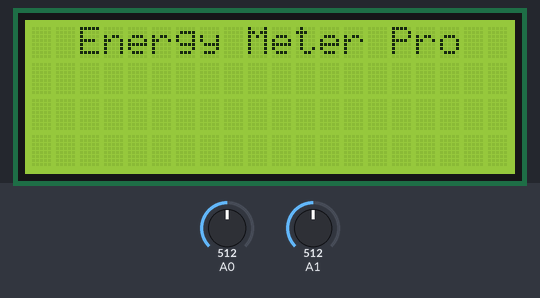
Recording of a sketch running on a simulated Arduino Uno, built with avr-gcc and run on an emulated ATmega328P. Shown: 20×4 character LCD. Inputs (shaded band) come from the test bench; at power-on: A0 = 512, A1 = 512. What the sketch prints to the serial monitor is not drawn.

Above: at 0.2 s.
At 7.5 s:
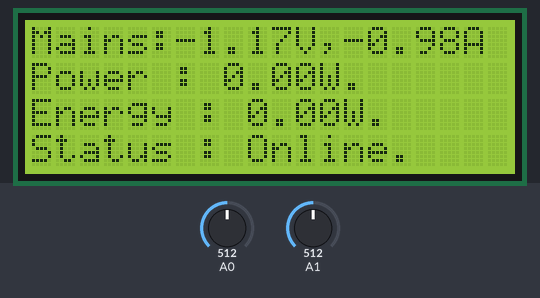

The sketch:

energyMeter.ino
```cpp
/***
code written and compiled  by: Kamau Paul
                               Electrical and Electronics Engineering(Telecommunications)
***/
#include <TimeLib.h>

#include <time.h>

#include <LiquidCrystal.h>

#include <SoftwareSerial.h>

#include <EEPROM.h>

SoftwareSerial gsm(0,1);  //declaration for gsm communication

LiquidCrystal lcd(7,6,5,4,3,2);  //pinouts for the lcd

//initialisation of global variables

int adc1 = 0 ,adc2 = 0 ;  //sensor converted values
volatile double dataIn ;  //variables for working with EEPROM
float power = 0.0 ,measuredVoltage = 0.0 ,measuredCurrent = 0.0 ,realVoltage = 0.0 ,realCurrent = 0.0,powerplus = 0.0 ;
unsigned long int timer,seconds= (timer/1000000);
double energy;

void setup() {
  // put your setup code here, to run once:

  Serial.begin(9600);  //initialize serial monitor at 9600 baud
  gsm.begin(9600);  //initialize sim800l at 9600 baud

  lcd.begin(20,4);  //initialize 20x4 lcd


while(!Serial){

}

delay(100);

lcd.setCursor(2,0);

lcd.println("Energy Meter Pro");


delay(5000);

lcd.clear();

}

void loop() {
  // put your main code here, to run repeatedly:
realVoltage = 0.0;
realCurrent = 0.0;

for(int i=0;i<1000;i++){
  adc1 += analogRead(A0);
  adc2 += analogRead(A1);
  delay(0.9);
}

adc1 = adc1/1000;
adc2 = adc2/1000;

measuredVoltage = adc1 * 5.0 / 1024.0;  //convert adc converted value to physical parameter

realVoltage= measuredVoltage / 0.05;   //sensitivity of voltage sensor is 50mV for every Volt(read from the datasheet)
measuredCurrent = adc2 * 5.0 / 1024.0;   //convert adc converted value to physical parameter

realCurrent = measuredCurrent / 0.06;  //sensitivity of current sensor is 60mV for every Ampere.(Read from the datasheet)

timer = micros();

power = (realVoltage * realCurrent ) / 1000;

powerplus += power;

energy =(realVoltage * realCurrent * seconds)  / 3600;  //in Wh

dataIn = energy;

//EEPROM.update(0,dataIn);
//EEPROM.get(0,dataOut);


Serial.print("voltage : ");
Serial.print(realVoltage);
Serial.print("V");
Serial.print("\r\n");


Serial.print("current : ");
Serial.print(realCurrent);
Serial.print("A");
Serial.print("\r\n");


Serial.print("power : ");
Serial.print(powerplus);
Serial.print("KW");
Serial.print("\r\n");


Serial.print("timer : ");
Serial.print(seconds);
Serial.print("s");
Serial.print("\r\n");

Serial.print("Accumulative Energy Consumed : ");
Serial.print(dataIn);
Serial.print("Wh");
Serial.print("\r\n");
delay(2000);


  lcd.setCursor(0,0); // set the cursor at 1st col and 1st row
  lcd.print("Mains:");
  lcd.print(realVoltage);
  lcd.print("V,");
  lcd.print(realCurrent);
  lcd.print("A");

  lcd.setCursor(0,1);
  lcd.print("Power : ");
  lcd.print(power);
  lcd.print("W. ");

  lcd.setCursor(0,2);
  lcd.print("Energy : ");
  lcd.print(dataIn);
  lcd.print("W.");


  lcd.setCursor(0,3);
  lcd.print("Status : Online.");

}
```

Measured:
- what the display in image 0 shows lasts 5.0 s, from 0.2 s to 5.2 s
